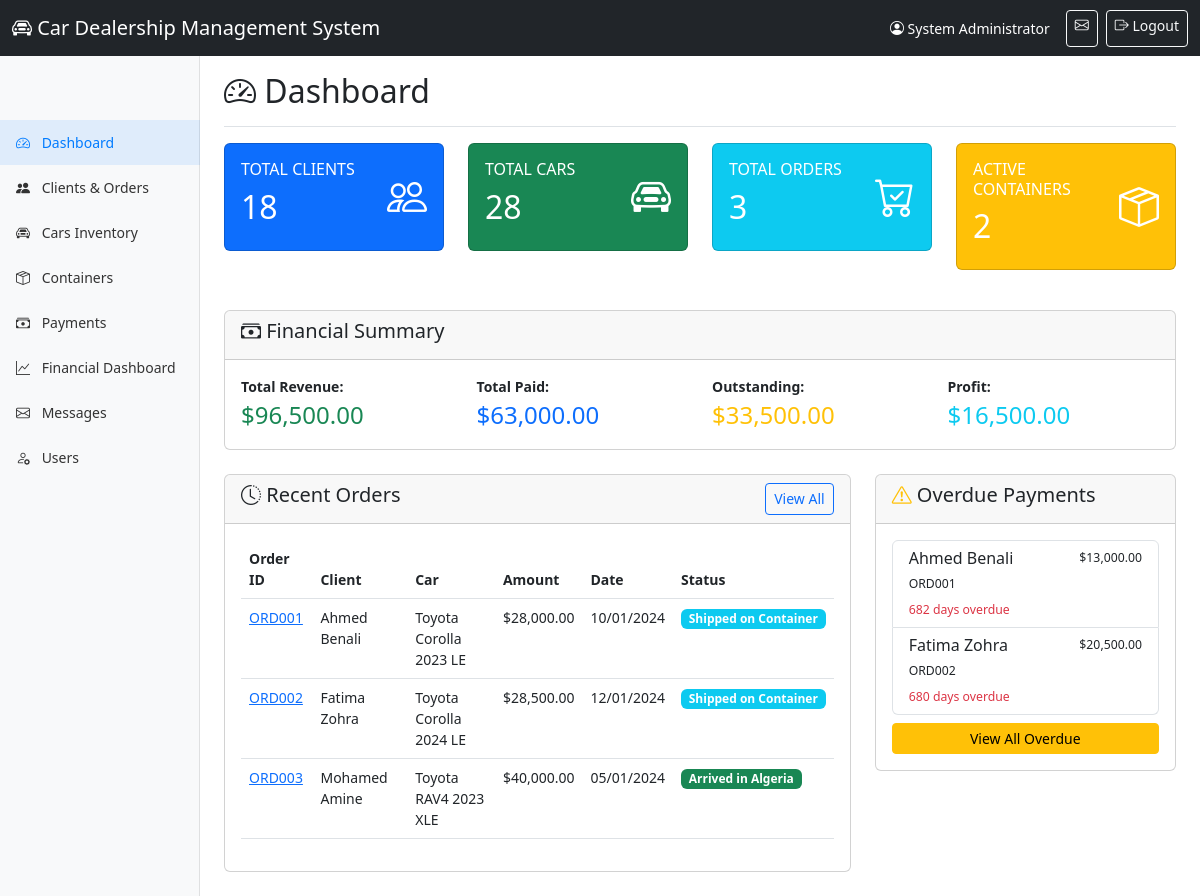
The app's page /Admin/index.php (signed in) with its own data.
### tables this page shows
CREATE TABLE `orders` (
  `id` INT(11) NOT NULL AUTO_INCREMENT,
  `order_id` VARCHAR(20) NOT NULL UNIQUE,
  `client_id` INT(11) NOT NULL,
  `car_id` INT(11) NOT NULL,
  `vin` VARCHAR(17) NULL,
  `container_id` INT(11) NULL,
  `order_date` DATE NOT NULL,
  `total_sale_price` DECIMAL(12,2) NOT NULL,
  `shipping_status` ENUM('Awaiting Container', 'Shipped on Container', 'Arrived in Algeria', 'Customs Cleared', 'Ready for Pickup', 'Delivered') DEFAULT 'Awaiting Container',
  `notes` TEXT,
  `created_at` TIMESTAMP DEFAULT CURRENT_TIMESTAMP,
  `updated_at` TIMESTAMP DEFAULT CURRENT_TIMESTAMP ON UPDATE CURRENT_TIMESTAMP,
  PRIMARY KEY (`id`),
  FOREIGN KEY (`client_id`) REFERENCES `clients`(`id`) ON DELETE RESTRICT,
  FOREIGN KEY (`car_id`) REFERENCES `cars`(`id`) ON DELETE RESTRICT,
  FOREIGN KEY (`container_id`) REFERENCES `containers`(`id`) ON DELETE SET NULL,
  INDEX `idx_order_id` (`order_id`),
  INDEX `idx_client_id` (`client_id`),
  INDEX `idx_car_id` (`car_id`),
  INDEX `idx_vin` (`vin`),
  INDEX `idx_shipping_status` (`shipping_status`)
);

CREATE TABLE `clients` (
  `id` INT(11) NOT NULL AUTO_INCREMENT,
  `client_id` VARCHAR(20) NOT NULL UNIQUE,
  `name` VARCHAR(100) NOT NULL,
  `phone` VARCHAR(20) NOT NULL,
  `email` VARCHAR(100),
  `passport_number` VARCHAR(50),
  `address` TEXT,
  `user_id` INT(11) NULL,
  `password` VARCHAR(255) NOT NULL,
  `created_at` TIMESTAMP DEFAULT CURRENT_TIMESTAMP,
  `updated_at` TIMESTAMP DEFAULT CURRENT_TIMESTAMP ON UPDATE CURRENT_TIMESTAMP,
  `is_active` TINYINT(1) DEFAULT 1,
  `mfa_enabled` TINYINT(1) DEFAULT 0,
  `mfa_secret` VARCHAR(32) NULL,
  PRIMARY KEY (`id`),
  FOREIGN KEY (`user_id`) REFERENCES `admin_users`(`id`) ON DELETE SET NULL,
  INDEX `idx_client_id` (`client_id`),
  INDEX `idx_email` (`email`),
  INDEX `idx_phone` (`phone`),
  INDEX `idx_passport` (`passport_number`)
);

CREATE TABLE `cars` (
  `id` INT(11) NOT NULL AUTO_INCREMENT,
  `brand` VARCHAR(50) NOT NULL,
  `model` VARCHAR(100) NOT NULL,
  `year` INT(4) NOT NULL,
  `trim` VARCHAR(100),
  `purchase_price_usd` DECIMAL(12,2) NOT NULL,
  `sale_price_usd` DECIMAL(12,2) NOT NULL,
  `status` ENUM('Available', 'In Production', 'In Transit', 'Customs Cleared', 'Delivered', 'Sold', 'Reserved') DEFAULT 'Available',
  `color` VARCHAR(50),
  `description` TEXT,
  `created_at` TIMESTAMP DEFAULT CURRENT_TIMESTAMP,
  `updated_at` TIMESTAMP DEFAULT CURRENT_TIMESTAMP ON UPDATE CURRENT_TIMESTAMP,
  PRIMARY KEY (`id`),
  UNIQUE KEY `unique_model` (`brand`, `model`, `year`, `trim`),
  INDEX `idx_brand` (`brand`),
  INDEX `idx_status` (`status`)
);

### Admin/index.php (the view, shortened to what the rows shown need)
<?php
require_once '../config.php';
require_once '../functions.php';
$stats = [];
$stmt = $pdo->query("SELECT COUNT(*) FROM clients");
$stats['total_clients'] = $stmt->fetchColumn();
$stmt = $pdo->query("SELECT COUNT(*) FROM cars");
$stats['total_cars'] = $stmt->fetchColumn();
$stmt = $pdo->query("SELECT COUNT(*) FROM orders");
$stats['total_orders'] = $stmt->fetchColumn();
$stmt = $pdo->query("SELECT COUNT(*) FROM containers WHERE status IN ('Scheduled', 'En Route')");
$stats['active_containers'] = $stmt->fetchColumn();
$stmt = $pdo->query("
    SELECT o.*, c.name as client_name, car.brand, car.model, car.year, car.trim
    FROM orders o
    JOIN clients c ON o.client_id = c.id
    JOIN cars car ON o.car_id = car.id
    ORDER BY o.created_at DESC
    LIMIT 10
");
$recent_orders = $stmt->fetchAll();
$overdue = getOverduePayments(30);
?>
<!DOCTYPE html>
<html lang="en">
<head>
    <link href="https://cdn.jsdelivr.net/npm/bootstrap@5.3.0/dist/css/bootstrap.min.css" rel="stylesheet">
    <link rel="stylesheet" href="https://cdn.jsdelivr.net/npm/bootstrap-icons@1.11.0/font/bootstrap-icons.css">
    <link rel="stylesheet" href="style.css">
</head>
<body>
    <div class="container-fluid">
        <div class="row">
            <main class="col-md-9 ms-sm-auto col-lg-10 px-md-4">
                <div class="d-flex justify-content-between flex-wrap flex-md-nowrap align-items-center pt-3 pb-2 mb-3 border-bottom">
                    <h1 class="h2"><i class="bi bi-speedometer2"></i> Dashboard</h1>
                </div>
                <div class="row mb-4">
                    <div class="col-md-3 mb-3">
                        <div class="card stat-card bg-primary text-white">
                            <div class="card-body">
                                <div class="d-flex justify-content-between">
                                    <div>
                                        <h2><?php echo $stats['total_clients']; ?></h2>
                                    </div>
                                </div>
                            </div>
                        </div>
                    </div>
                    <div class="col-md-3 mb-3">
                        <div class="card stat-card bg-success text-white">
                            <div class="card-body">
                                <div class="d-flex justify-content-between">
                                    <div>
                                        <h2><?php echo $stats['total_cars']; ?></h2>
                                    </div>
                                </div>
                            </div>
                        </div>
                    </div>
                    <div class="col-md-3 mb-3">
                        <div class="card stat-card bg-info text-white">
                            <div class="card-body">
                                <div class="d-flex justify-content-between">
                                    <div>
                                        <h2><?php echo $stats['total_orders']; ?></h2>
                                    </div>
                                </div>
                            </div>
                        </div>
                    </div>
                    <div class="col-md-3 mb-3">
                        <div class="card stat-card bg-warning text-white">
                            <div class="card-body">
                                <div class="d-flex justify-content-between">
                                    <div>
                                        <h2><?php echo $stats['active_containers']; ?></h2>
                                    </div>
                                </div>
                            </div>
                        </div>
                    </div>
                </div>
                <div class="row mb-4">
                    <div class="col-md-8">
                        <div class="card">
                            <div class="card-body">
                                <div class="table-responsive">
                                    <table class="table table-hover">
                                        <thead>
                                            <tr>
                                                <th>Order ID</th>
                                                <th>Client</th>
                                                <th>Car</th>
                                                <th>Amount</th>
                                                <th>Date</th>
                                                <th>Status</th>
                                            </tr>
                                        </thead>
                                        <tbody>
                                            <?php foreach ($recent_orders as $order): ?>
                                            <?php $modelName = $order['brand'] . ' ' . $order['model'] . ' ' . $order['year'] . ($order['trim'] ? ' ' . $order['trim'] : ''); ?>
                                            <?php
                                                $statusMap = [
                                                    'Awaiting Container' => 'bg-warning text-dark',
                                                    'Shipped on Container' => 'bg-info',
                                                    'Arrived in Algeria' => 'bg-success',
                                                    'Customs Cleared' => 'bg-secondary',
                                                    'Ready for Pickup' => 'bg-primary',
                                                    'Delivered' => 'bg-success'
                                                ];
                                                $badgeClass = $statusMap[$order['shipping_status']] ?? 'bg-secondary';
                                            ?>
                                            <tr>
                                                <td><a href="order_details.php?id=<?php echo $order['id']; ?>"><?php echo $order['order_id']; ?></a></td>
                                                <td><?php echo htmlspecialchars($order['client_name']); ?></td>
                                                <td><?php echo htmlspecialchars($modelName); ?></td>
                                                <td><?php echo formatCurrency($order['total_sale_price']); ?></td>
                                                <td><?php echo formatDate($order['order_date']); ?></td>
                                                <td><span class="badge <?php echo $badgeClass; ?>"><?php echo $order['shipping_status']; ?></span></td>
                                            </tr>
                                            <?php endforeach; ?>
                                        </tbody>
                                    </table>
                                </div>
                            </div>
                        </div>
                    </div>
                    <div class="col-md-4">
                        <div class="card">
                            <div class="card-body">
                                <?php if (count($overdue) > 0): ?>
                                    <div class="list-group">
                                        <?php foreach (array_slice($overdue, 0, 5) as $payment): ?>
                                        <div class="list-group-item">
                                            <div class="d-flex w-100 justify-content-between">
                                                <h6 class="mb-1"><?php echo htmlspecialchars($payment['client_name']); ?></h6>
                                                <small><?php echo formatCurrency($payment['remaining_balance']); ?></small>
                                            </div>
                                            <p class="mb-1"><small><?php echo $payment['order_id']; ?></small></p>
                                            <small class="text-danger"><?php echo $payment['days_since_order']; ?> days overdue</small>
                                        </div>
                                        <?php endforeach; ?>
                                    </div>
                                <?php else: ?>
                                    <p class="text-muted text-center">No overdue payments</p>
                                <?php endif; ?>
                            </div>
                        </div>
                    </div>
                </div>
            </main>
        </div>
    </div>
</body>
</html>

### records on screen
orders: order "ORD001", client.name "Ahmed Benali", car.trim "Toyota Corolla 2023 LE", total_sale_price "$28,000.00", order_date "10/01/2024", shipping_status "Shipped on Container", remaining_balance "$13,000.00", days_since_order "682"
orders: order "ORD002", client.name "Fatima Zohra", car.trim "Toyota Corolla 2024 LE", total_sale_price "$28,500.00", order_date "12/01/2024", shipping_status "Shipped on Container", remaining_balance "$20,500.00", days_since_order "680"
orders: order "ORD003", client.name "Mohamed Amine", car.trim "Toyota RAV4 2023 XLE", total_sale_price "$40,000.00", order_date "05/01/2024", shipping_status "Arrived in Algeria"

### other values on screen
APP_NAME "Car Dealership Management System"
$_SESSION['full_name'] "System Administrator"
$stats['total_clients'] "18"
$stats['total_cars'] "28"
$stats['total_orders'] "3"
$stats['active_containers'] "2"
formatCurrency($financial['total_revenue']) "$96,500.00"
formatCurrency($financial['total_paid']) "$63,000.00"
formatCurrency($financial['outstanding']) "$33,500.00"
formatCurrency($financial['profit']) "$16,500.00"
